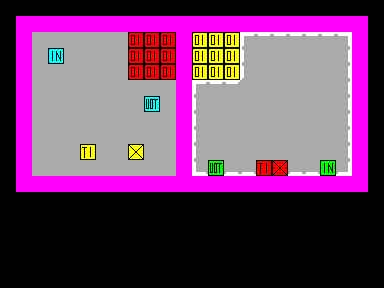

Below is a game level as drawn by its tile map, then a one-line description and the .tmx file that defines it, in full:
An orthogonal 24x18 tile map with 16x16 px tiles, 2 tile layers (Tile Layer 1, Tile Layer 2), 2 tilesets.

<map version="1.0" tiledversion="1.0.3" orientation="orthogonal" renderorder="right-down" width="24" height="18" tilewidth="16" tileheight="16" nextobjectid="2">
 <tileset firstgid="1" source="Old/coop.tsx" />
 <tileset firstgid="50" source="16bit.tsx" />
 <layer name="Tile Layer 1" width="24" height="18">
  <data encoding="csv">
0,0,0,0,0,0,0,0,0,0,0,0,0,0,0,0,0,0,0,0,0,0,0,0,
0,1,1,1,1,1,1,1,1,1,1,1,0,0,0,0,0,0,0,0,0,0,0,0,
0,1,61,61,61,61,61,61,41,41,41,1,0,0,0,0,0,0,0,0,0,0,0,0,
0,1,61,9,61,61,61,61,41,41,41,1,0,0,0,0,0,0,0,0,0,0,0,0,
0,1,61,61,61,61,61,61,41,41,41,1,0,0,0,0,0,0,0,0,0,0,0,0,
0,1,61,61,61,61,61,61,61,61,61,1,0,0,0,0,0,0,0,0,0,0,0,0,
0,1,61,61,61,61,61,61,61,10,61,1,0,0,0,0,0,0,0,0,0,0,0,0,
0,1,61,61,61,61,61,61,61,61,61,1,0,0,0,0,0,0,0,0,0,0,0,0,
0,1,61,61,61,61,61,61,61,61,61,1,0,0,0,0,0,0,0,0,0,0,0,0,
0,1,61,61,61,15,61,61,8,61,61,1,0,0,0,0,0,0,0,0,0,0,0,0,
0,1,61,61,61,61,61,61,61,61,61,1,0,0,0,0,0,0,0,0,0,0,0,0,
0,1,1,1,1,1,1,1,1,1,1,1,0,0,0,0,0,0,0,0,0,0,0,0,
0,0,0,0,0,0,0,0,0,0,0,0,0,0,0,0,0,0,0,0,0,0,0,0,
0,0,0,0,0,0,0,0,0,0,0,0,0,0,0,0,0,0,0,0,0,0,0,0,
0,0,0,0,0,0,0,0,0,0,0,0,0,0,0,0,0,0,0,0,0,0,0,0,
0,0,0,0,0,0,0,0,0,0,0,0,0,0,0,0,0,0,0,0,0,0,0,0,
0,0,0,0,0,0,0,0,0,0,0,0,0,0,0,0,0,0,0,0,0,0,0,0,
0,0,0,0,0,0,0,0,0,0,0,0,0,0,0,0,0,0,0,0,0,0,0,0
</data>
 </layer>
 <layer name="Tile Layer 2" width="24" height="18">
  <data encoding="csv">
0,0,0,0,0,0,0,0,0,0,0,0,0,0,0,0,0,0,0,0,0,0,0,0,
0,0,0,0,0,0,0,0,0,0,0,1,1,1,1,1,1,1,1,1,1,1,1,0,
0,0,0,0,0,0,0,0,0,0,0,1,36,36,36,50,51,51,51,51,51,52,1,0,
0,0,0,0,0,0,0,0,0,0,0,1,36,36,36,1610612787,61,61,61,61,61,62,1,0,
0,0,0,0,0,0,0,0,0,0,0,1,36,36,36,1610612787,61,61,61,61,61,62,1,0,
0,0,0,0,0,0,0,0,0,0,0,1,50,51,51,61,61,61,61,61,61,62,1,0,
0,0,0,0,0,0,0,0,0,0,0,1,60,61,61,61,61,61,61,61,61,62,1,0,
0,0,0,0,0,0,0,0,0,0,0,1,60,61,61,61,61,61,61,61,61,62,1,0,
0,0,0,0,0,0,0,0,0,0,0,1,60,61,61,61,61,61,61,61,61,62,1,0,
0,0,0,0,0,0,0,0,0,0,0,1,60,61,61,61,61,61,61,61,61,62,1,0,
0,0,0,0,0,0,0,0,0,0,0,1,70,12,71,71,20,13,71,71,11,72,1,0,
0,0,0,0,0,0,0,0,0,0,0,1,1,1,1,1,1,1,1,1,1,1,1,0,
0,0,0,0,0,0,0,0,0,0,0,0,0,0,0,0,0,0,0,0,0,0,0,0,
0,0,0,0,0,0,0,0,0,0,0,0,0,0,0,0,0,0,0,0,0,0,0,0,
0,0,0,0,0,0,0,0,0,0,0,0,0,0,0,0,0,0,0,0,0,0,0,0,
0,0,0,0,0,0,0,0,0,0,0,0,0,0,0,0,0,0,0,0,0,0,0,0,
0,0,0,0,0,0,0,0,0,0,0,0,0,0,0,0,0,0,0,0,0,0,0,0,
0,0,0,0,0,0,0,0,0,0,0,0,0,0,0,0,0,0,0,0,0,0,0,0
</data>
 </layer>
</map>
